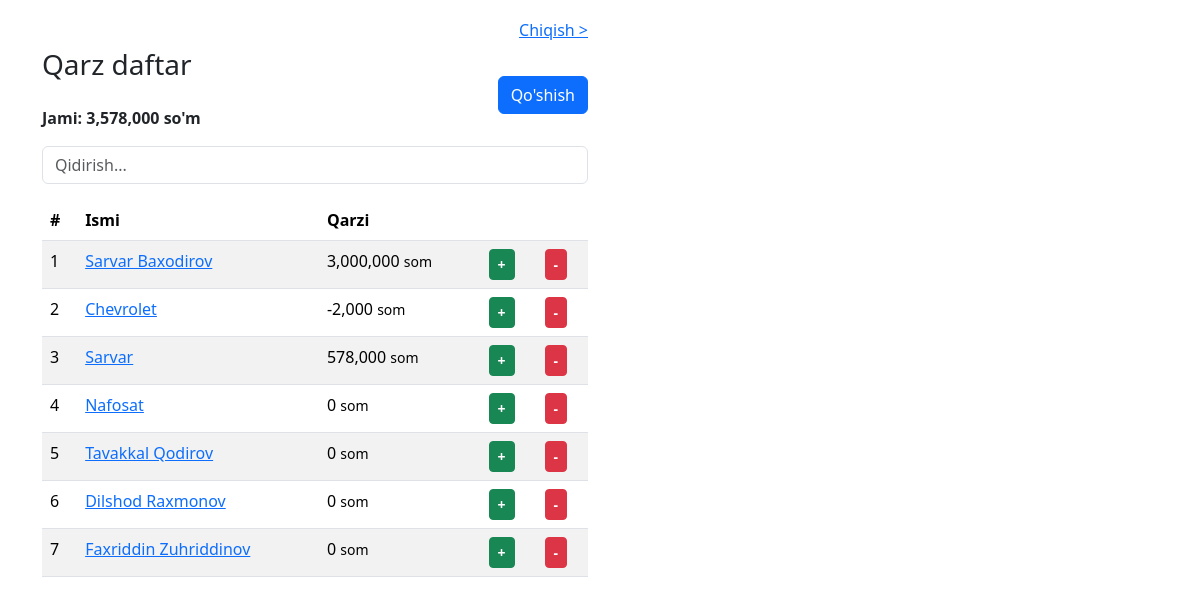
The app's page / (signed in), older data.
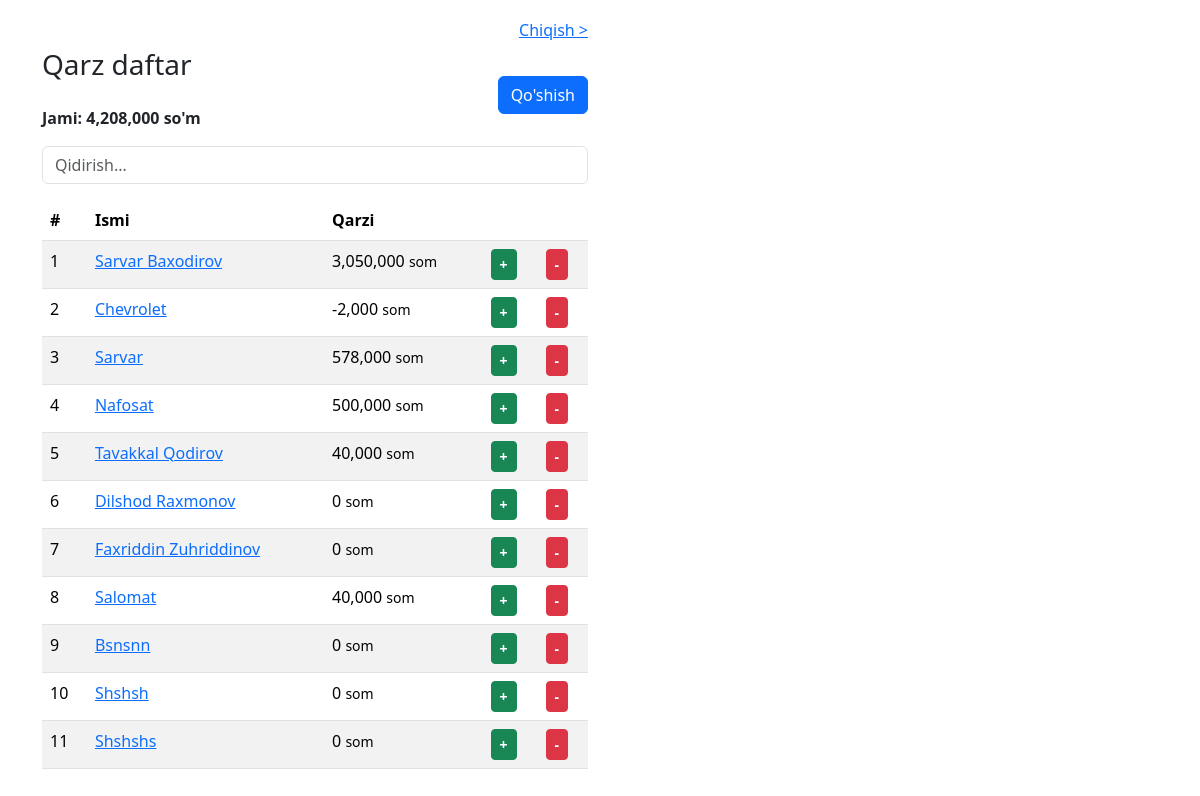
The same page, newer data.
### main/models.py (models this page shows, shortened)
class Client(models.Model):
    CURRENCY_CHOICES = [
        ('som', 'som'),
        ('dollar', 'dollar'),
    ]
    name = models.CharField(max_length=250)
    currency = models.CharField(max_length=250, choices=CURRENCY_CHOICES, default='som')
    debt = models.IntegerField(default=0)

### main/views.py (the view)
# urls.py: path('', debts, name='debts'),
@login_required
def debts(request):
    context = {
        'clients': Client.objects.all(),
        'all_debt': sum([i.debt for i in Client.objects.filter(debt__gt=0)]),
    }
    return render(request, 'debts.html', context)

### templates/debts.html (shortened to what this page needs)
<!DOCTYPE html>
<html lang="en">
{% load humanize %}
<head>
    <link rel="stylesheet" href="https://cdn.jsdelivr.net/npm/bootstrap@5.3.2/dist/css/bootstrap.min.css">
</head>
<body>
    <div class="container">
        <div class="row mt-5">
            <div class="col-md-4">
                <h3>Qarz daftar</h3>
            </div>
            <div class="col-md-2">
                <a href="/logout/" style="float: right; margin-top: -30px;">Chiqish ></a>
            </div>
        </div>
        <div class="row mt-3">
            <div class="col-md-4">
                <b>Jami: {{all_debt|intcomma}} so'm</b>
            </div>
            <div class="col-md-2">
                <button class="btn btn-primary" style="float: right; margin-top: -30px;" data-bs-toggle="modal"
                data-bs-target="#add">Qo'shish</button>
            </div>
        </div>
        <div class="row mt-3">
            <div class="col-md-6">
                <input type="text" class="form-control" id="search" placeholder="Qidirish..." onkeyup="myFunction()" value="">
            </div>
        </div>
        <div class="row mt-3">
            <div class="col-md-6">
                <table class="table table-striped" id="table">
                    <thead>
                        <tr>
                            <th>#</th>
                            <th>Ismi</th>
                            <th>Qarzi</th>
                            <th></th>
                            <th></th>
                        </tr>
                    </thead>
                    <tbody>
                        {% for i in clients %}
                            <tr>
                                <td>{{forloop.counter}}</td>
                                <td><a href="/detail/{{i.id}}">{{i.name}}</a></td>
                                <td>{{i.debt|intcomma}} <small>{{i.currency}}</small></td>
                                <td>
                                    <button class="btn btn-sm btn-success" data-bs-toggle="modal"
                                        data-bs-target="#plus{{i.id}}">
                                        <b>+</b>
                                    </button>
                                </td>
                                <td>
                                    <button class="btn btn-sm btn-danger" data-bs-toggle="modal"
                                        data-bs-target="#minus{{i.id}}">
                                        <b>-</b>
                                    </button>
                                </td>
                            </tr>
                        {% endfor %}
                    </tbody>
                </table>
            </div>
        </div>
    </div>
</body>
</html>

Row changes from the older to the newer data that the page shows:
changed Client "Sarvar Baxodirov": debt "3,000,000" → "3,050,000"
changed Client "Nafosat": debt "0" → "500,000"
changed Client "Tavakkal Qodirov": debt "0" → "40,000"
added Client: name "Salomat", debt "40,000", currency "som"
added Client: name "Bsnsnn", debt "0", currency "som"
added Client: name "Shshsh", debt "0", currency "som"
added Client: name "Shshshs", debt "0", currency "som"
Text that changed along with them:
{{ all_debt|intcomma }}: "3,578,000" → "4,208,000"
